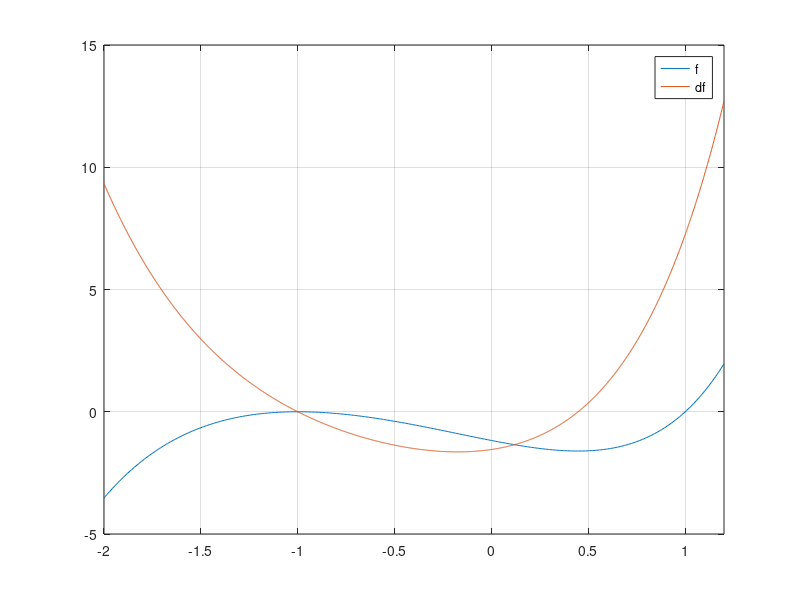

MATLAB code to generate this figure: (Note: this script raises an error after producing the figure.)
% Esercizio 11 - Problema degli zeri

close all; clear variables; clc

%% Condizioni per l'applicazione del metodo di bisezione

% f C^0([a,b]) e f(a)f(b)<0

%% Disegnare il grafico della funzione
LIMS = [ -2, 1.2 ];
f = @(x) (x.^2-1).*sinh(x+1);
df = @(x) 2.*x.*sinh(x + 1) + cosh(x + 1).*(x.^2 - 1);

fplot( f, LIMS ); grid on; hold on;
fplot( df, LIMS ); hold off;
legend( 'f', 'df' );

% ZERI ESATTI:
%   x = -1 (m.a. 2);
%   x = +1 (m.a. 1);

%% Implementare il metodo di bisezione
toll = 1e-3;
a = 0;
b = 1.2;

[ xvect, it ] = es11_Bisezione( a, b, toll, f );
% il metodo e' applicabile solo per x = +1, per x = -1 si deve applicare il
% newton modificato

fprintf("Lo zero ricercato: %12.8f\n", xvect(it));
fprintf("Numero di Iterazioni: %d \n", it);

%% Discutere l'applicabilità del metodo di Newton

%  Il metodo di Newton è applicabile se f è C^1([-2, 1.2])
%       --> f lo e'

%  ORDINE DI CONVERGENZA per ogni zero:
%    in x = -1 la derivata e' nulla, pertanto f converge con ordine 2 e si
%    deve applicare il newton modificato (se no converge con ordine 1);
%    in x = +1 la derivata non e' nulla, dunque f converge con ordine 1;